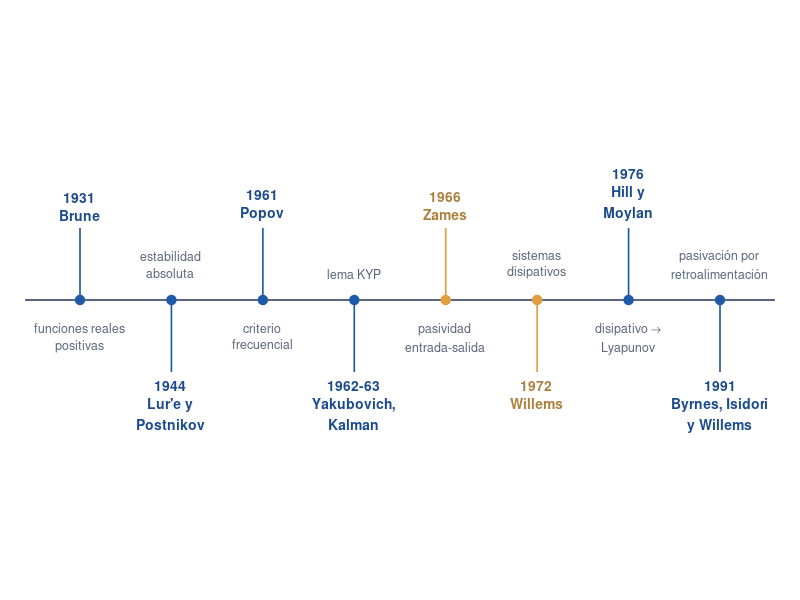

MATLAB code to generate this figure:
%% C11_LineaTiempo -- Notas: sección 11.1 (de Brune a Byrnes, Isidori y Willems)
% TRANSPARENCIA  Escrito y corregido con la asistencia de Claude (Anthropic); revisado y validado por el autor.
% QUÉ HACE   Dibuja la línea de tiempo de la pasividad (fig:pa-linea). La figura
%            de las notas es el diagrama TikZ notas/figuras/tikz/t_linea_tiempo.tex;
%            este script es su versión en MATLAB, con los mismos hitos y colores.
% OBSERVE    En ámbar, Zames (1966) y Willems (1972): los dos trabajos que
%            convierten la pasividad en una propiedad de cualquier sistema dinámico.
% ESPERADO   Una figura con 8 hitos alternados arriba y abajo del eje.
% EXPLORE    Agregue un hito (p. ej., 1997, Sepulchre, Janković y Kokotović,
%            "Constructive Nonlinear Control") y vea cómo se reacomoda la figura.
clear; close all; clc;
if ~exist('estiloFigura', 'file'), addpath(fullfile(fileparts(mfilename('fullpath')), '..', 'comun')); end

az = [30 90 168]/255;  am = [224 159 62]/255;  no = [20 33 61]/255;  gr = [92 103 125]/255;
ev = {'1931', 'Brune',                         'funciones reales|positivas';
      '1944', 'Lur''e y|Postnikov',            'estabilidad|absoluta';
      '1961', 'Popov',                         'criterio|frecuencial';
      '1962-63', 'Yakubovich,|Kalman',         'lema KYP';
      '1966', 'Zames',                         'pasividad|entrada-salida';
      '1972', 'Willems',                       'sistemas|disipativos';
      '1976', 'Hill y|Moylan',                 'disipativo \rightarrow|Lyapunov';
      '1991', 'Byrnes, Isidori|y Willems',     'pasivación por|retroalimentación'};
n = size(ev, 1);
fig = figure('Color', 'w', 'Position', [100 100 1100 300]);
ax = axes('Position', [0.02 0.02 0.96 0.96]);  hold on;  axis off;
plot([-0.6, n - 0.4], [0 0], 'Color', gr, 'LineWidth', 1.5);
for i = 1:n
    x = i - 1;  s = 1 - 2*mod(i - 1, 2);              % +1 arriba, -1 abajo (alternados)
    c = az;  if any(strcmp(ev{i,1}, {'1966', '1972'})), c = am; end
    plot([x x], [0 0.5*s], 'Color', c, 'LineWidth', 1.2);
    plot(x, 0, 'o', 'MarkerSize', 7, 'MarkerFaceColor', c, 'MarkerEdgeColor', c);
    anio = [ev(i,1), strsplit(ev{i,2}, '|')];
    tema = strsplit(ev{i,3}, '|');
    if s > 0, va1 = 'bottom'; va2 = 'top'; else, va1 = 'top'; va2 = 'bottom'; end
    text(x, 0.55*s, anio, 'HorizontalAlignment', 'center', 'VerticalAlignment', va1, ...
        'FontWeight', 'bold', 'FontSize', 10, 'Color', 0.25*no + 0.75*c, 'Interpreter', 'tex');
    text(x, -0.15*s, tema, 'HorizontalAlignment', 'center', 'VerticalAlignment', va2, ...
        'FontSize', 9, 'Color', gr, 'Interpreter', 'tex');
end
xlim([-0.7, n - 0.3]);  ylim([-2.0 2.0]);
